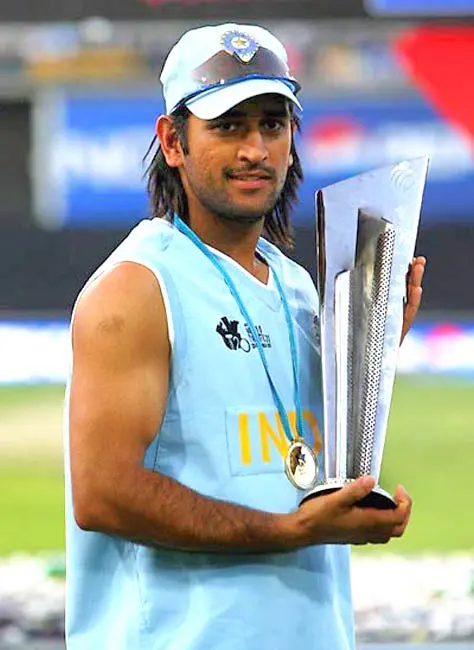
#> input picture c2.jpg, 474 x 650 px, found by its file name
$ python cartoon.py
#> lines starting #> are read from the running program, lines starting #| are printed output that depends on the picture; after the words box and inside, x2 and y2 are one past the last pixel; in counts of white or black regions, pixels touching at a corner belong together
import cv2

import matplotlib.pyplot as plt

image=cv2.imread('/content/c2.jpg',cv2.IMREAD_UNCHANGED)
#> image is the input picture: shape (650, 474, 3); mean B, G, R 158.9, 161.9, 157.9

im=cv2.resize(image,(400,600))
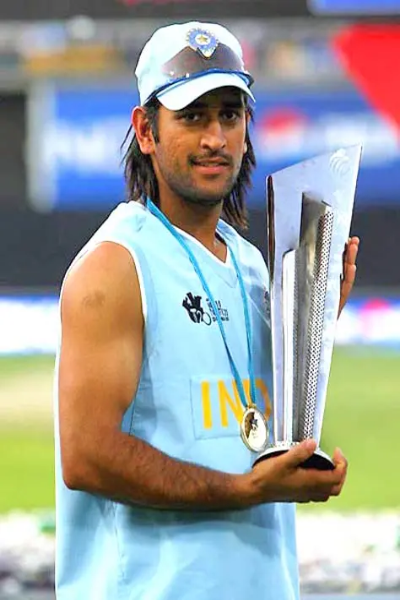
#> im: shape (600, 400, 3); mean B, G, R 158.8, 161.8, 157.8

plt.imshow(image)
plt.show()


from google.colab.patches import cv2_imshow

cv2_imshow(image)

gray=cv2.cvtColor(image,cv2.COLOR_BGR2GRAY)
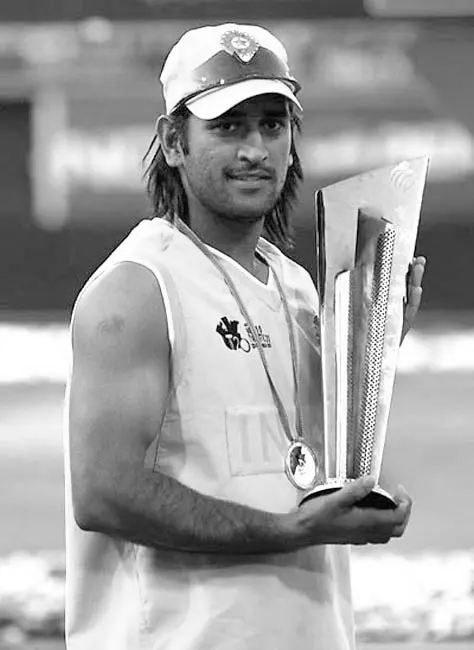
#> gray: shape (650, 474); min 0, max 255, mean 160.4

gray=cv2.blur(gray,(1,1))

edges=cv2.adaptiveThreshold(gray,255,cv2.ADAPTIVE_THRESH_MEAN_C,cv2.THRESH_BINARY,9,9)
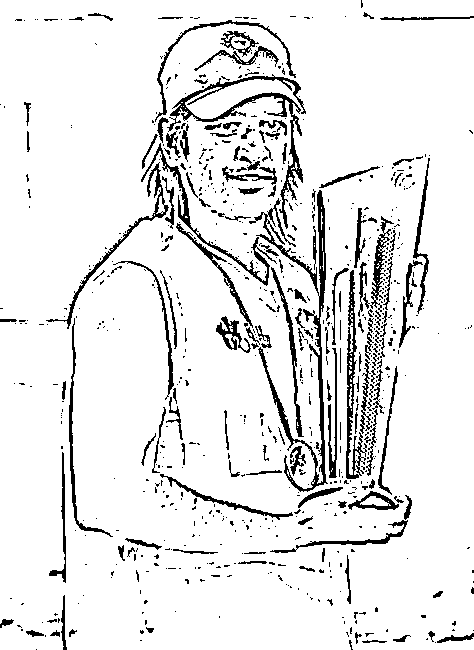
#> edges: shape (650, 474); 90.8% white; 765 black regions (607 under 20 px), largest, box (x1, y1, x2, y2) and area: (249, 190, 328, 492) 2923, (167, 74, 306, 229) 2154, (346, 270, 367, 479) 1225

plt.imshow(edges,cmap="gray")

im=cv2.resize(edges,(400,500))
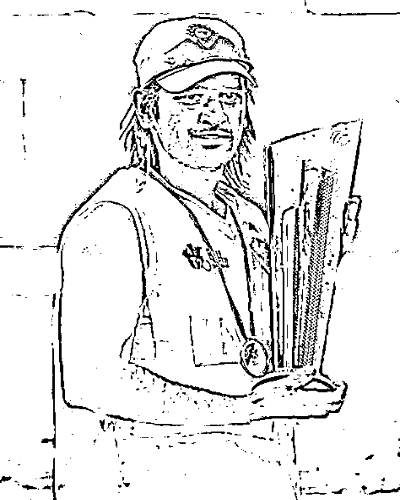
#> im: shape (500, 400); min 0, max 255, mean 231.6

cv2_imshow(edges)

color=cv2.bilateralFilter(image,9,300,250)
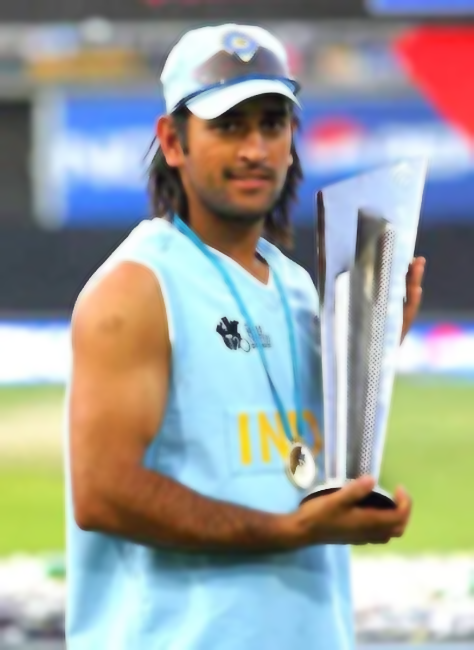
#> color: shape (650, 474, 3); mean B, G, R 159, 162, 157.9

cartoon=cv2.bitwise_and(color,color,mask=edges)
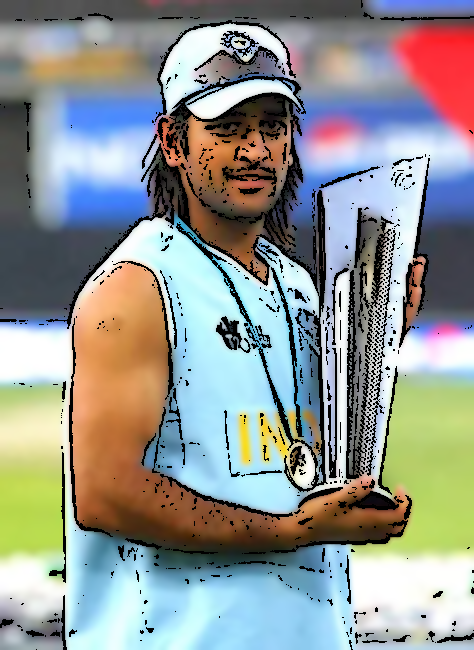
#> cartoon: shape (650, 474, 3); mean B, G, R 147.3, 150.4, 146.7

im=cv2.resize(cartoon,(400,500))
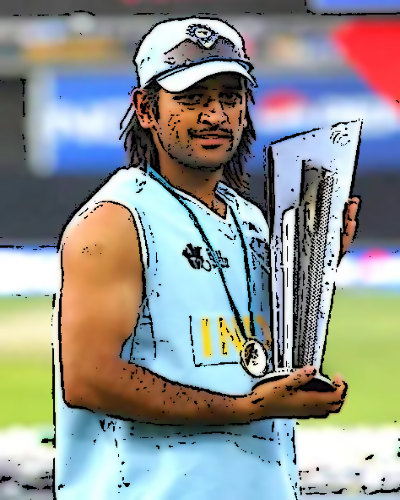
#> im: shape (500, 400, 3); mean B, G, R 147.2, 150.3, 146.7

cv2_imshow(cartoon)

$ run again, with c1.jpg copied over c2.jpg
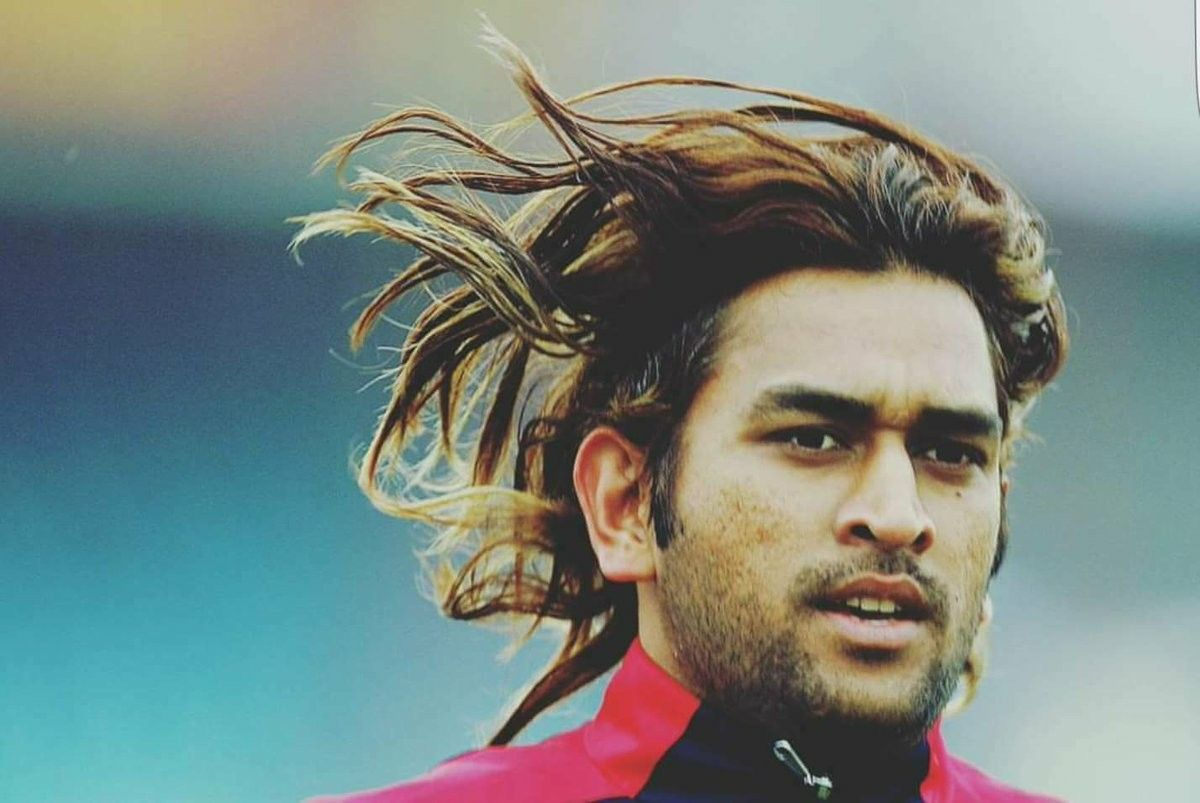
#> input picture c1.jpg, 1200 x 803 px, found by its file name
#> image is the input picture: shape (803, 1200, 3); mean B, G, R 129.3, 135.1, 122.4
#> `edges=cv2.adaptiveThreshold(gray,255,cv2.ADAPTIVE_THRESH_MEAN_C,cv2.TH..`:
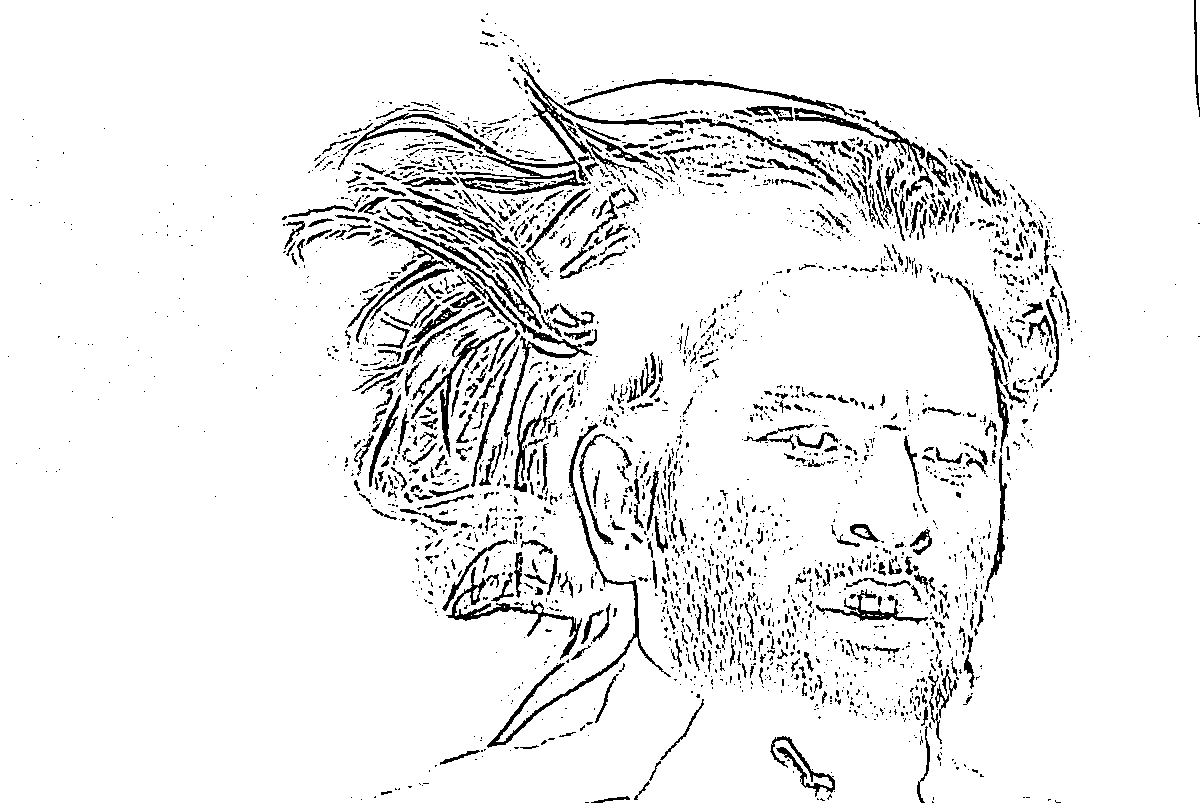
#> edges: shape (803, 1200); 93% white; 2760 black regions (2185 under 20 px), largest, box (x1, y1, x2, y2) and area: (445, 63, 684, 195) 3314, (356, 221, 592, 460) 2194, (487, 423, 671, 748) 2124
#> `im=cv2.resize(cartoon,(400,500))`:
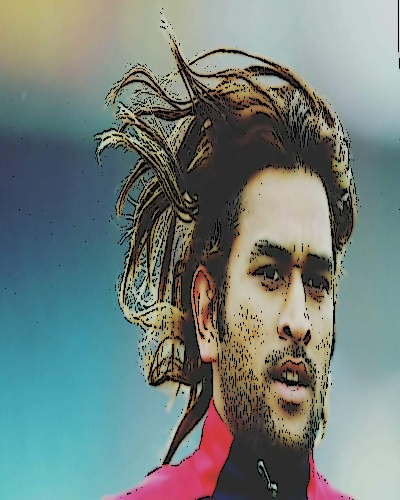
#> im: shape (500, 400, 3); mean B, G, R 123.8, 128.2, 114.7
